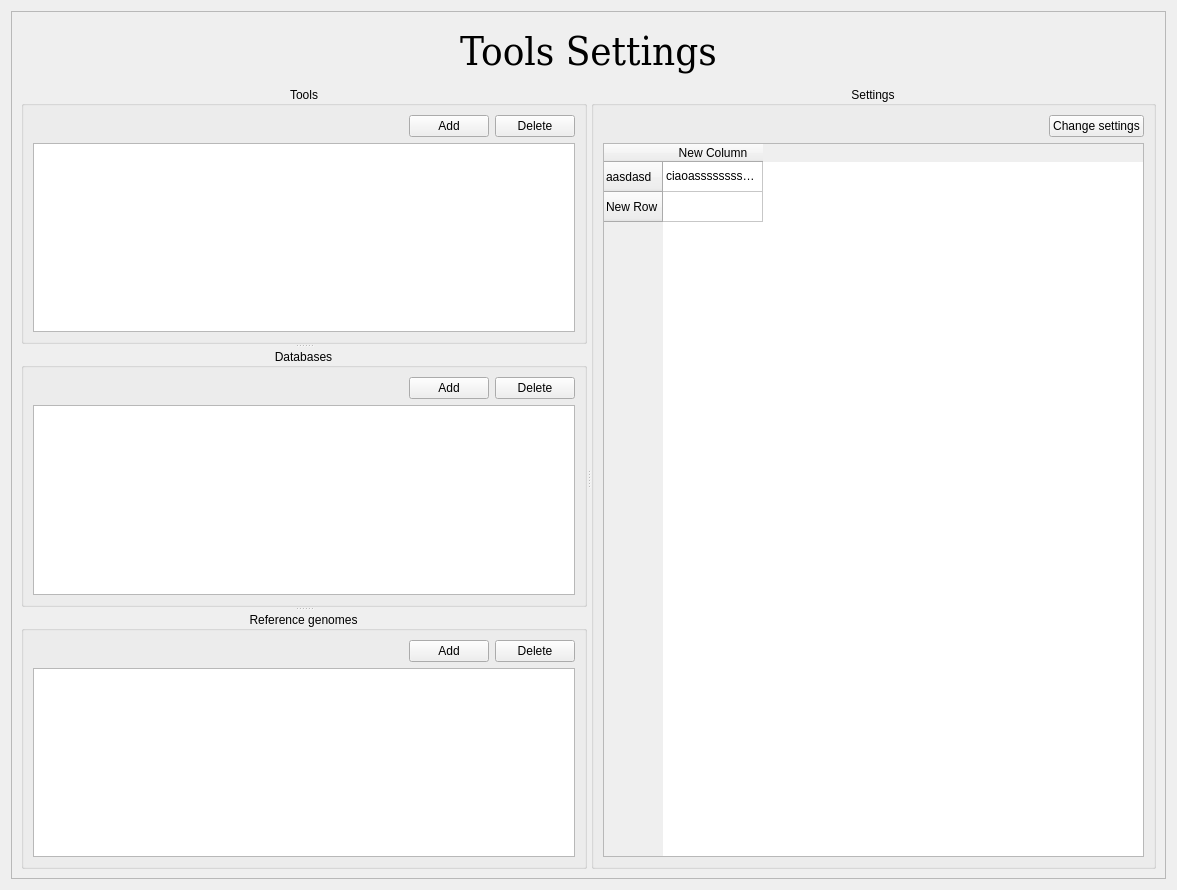
<?xml version="1.0" encoding="UTF-8"?>
<ui version="4.0">
 <class>Analysis_page</class>
 <widget class="QWidget" name="Analysis_page">
  <property name="geometry">
   <rect>
    <x>0</x>
    <y>0</y>
    <width>1177</width>
    <height>890</height>
   </rect>
  </property>
  <property name="windowTitle">
   <string>Analysis Settings</string>
  </property>
  <layout class="QVBoxLayout" name="verticalLayout_2">
   <item>
    <widget class="QFrame" name="frame">
     <property name="frameShape">
      <enum>QFrame::StyledPanel</enum>
     </property>
     <property name="frameShadow">
      <enum>QFrame::Raised</enum>
     </property>
     <layout class="QGridLayout" name="gridLayout_2">
      <item row="1" column="0">
       <widget class="QSplitter" name="splitter_2">
        <property name="orientation">
         <enum>Qt::Horizontal</enum>
        </property>
        <widget class="QSplitter" name="splitter">
         <property name="orientation">
          <enum>Qt::Vertical</enum>
         </property>
         <widget class="QGroupBox" name="tool_groupBox">
          <property name="title">
           <string>Tools</string>
          </property>
          <property name="alignment">
           <set>Qt::AlignCenter</set>
          </property>
          <layout class="QGridLayout" name="gridLayout_5">
           <item row="0" column="2">
            <widget class="QPushButton" name="deleteTool_pushButton">
             <property name="text">
              <string>Delete</string>
             </property>
            </widget>
           </item>
           <item row="0" column="0">
            <spacer name="horizontalSpacer">
             <property name="orientation">
              <enum>Qt::Horizontal</enum>
             </property>
             <property name="sizeHint" stdset="0">
              <size>
               <width>40</width>
               <height>20</height>
              </size>
             </property>
            </spacer>
           </item>
           <item row="2" column="0" colspan="3">
            <widget class="QListWidget" name="tool_listWidget">
             <property name="frameShape">
              <enum>QFrame::StyledPanel</enum>
             </property>
             <property name="frameShadow">
              <enum>QFrame::Sunken</enum>
             </property>
             <property name="midLineWidth">
              <number>1</number>
             </property>
             <property name="verticalScrollBarPolicy">
              <enum>Qt::ScrollBarAsNeeded</enum>
             </property>
            </widget>
           </item>
           <item row="0" column="1">
            <widget class="QPushButton" name="addtool_pushButton">
             <property name="text">
              <string>Add</string>
             </property>
            </widget>
           </item>
          </layout>
         </widget>
         <widget class="QGroupBox" name="DB_groupBox">
          <property name="title">
           <string>Databases</string>
          </property>
          <property name="alignment">
           <set>Qt::AlignCenter</set>
          </property>
          <layout class="QGridLayout" name="gridLayout">
           <item row="0" column="2">
            <widget class="QPushButton" name="deleteDB_pushButton">
             <property name="text">
              <string>Delete</string>
             </property>
            </widget>
           </item>
           <item row="0" column="1">
            <widget class="QPushButton" name="addDB_pushButton">
             <property name="text">
              <string>Add</string>
             </property>
            </widget>
           </item>
           <item row="0" column="0">
            <spacer name="horizontalSpacer_2">
             <property name="orientation">
              <enum>Qt::Horizontal</enum>
             </property>
             <property name="sizeHint" stdset="0">
              <size>
               <width>40</width>
               <height>20</height>
              </size>
             </property>
            </spacer>
           </item>
           <item row="1" column="0" colspan="3">
            <widget class="QListWidget" name="DB_listWidget"/>
           </item>
          </layout>
         </widget>
         <widget class="QGroupBox" name="ref_groupBox">
          <property name="title">
           <string>Reference genomes</string>
          </property>
          <property name="alignment">
           <set>Qt::AlignCenter</set>
          </property>
          <layout class="QGridLayout" name="gridLayout_4">
           <item row="0" column="2">
            <widget class="QPushButton" name="deleteRef_pushButton">
             <property name="text">
              <string>Delete</string>
             </property>
            </widget>
           </item>
           <item row="0" column="0">
            <spacer name="horizontalSpacer_3">
             <property name="orientation">
              <enum>Qt::Horizontal</enum>
             </property>
             <property name="sizeHint" stdset="0">
              <size>
               <width>40</width>
               <height>20</height>
              </size>
             </property>
            </spacer>
           </item>
           <item row="0" column="1">
            <widget class="QPushButton" name="addRef_pushButton">
             <property name="text">
              <string>Add</string>
             </property>
            </widget>
           </item>
           <item row="1" column="0" colspan="3">
            <widget class="QListWidget" name="ref_listWidget"/>
           </item>
          </layout>
         </widget>
        </widget>
        <widget class="QGroupBox" name="groupBox_2">
         <property name="title">
          <string>Settings</string>
         </property>
         <property name="alignment">
          <set>Qt::AlignCenter</set>
         </property>
         <property name="flat">
          <bool>false</bool>
         </property>
         <property name="checkable">
          <bool>false</bool>
         </property>
         <layout class="QGridLayout" name="gridLayout_6">
          <item row="2" column="0" colspan="2">
           <widget class="QTableWidget" name="tableWidget">
            <property name="sizePolicy">
             <sizepolicy hsizetype="Expanding" vsizetype="Expanding">
              <horstretch>0</horstretch>
              <verstretch>0</verstretch>
             </sizepolicy>
            </property>
            <row>
             <property name="text">
              <string>aasdasd</string>
             </property>
            </row>
            <row>
             <property name="text">
              <string>New Row</string>
             </property>
            </row>
            <column>
             <property name="text">
              <string>New Column</string>
             </property>
             <property name="textAlignment">
              <set>AlignCenter</set>
             </property>
            </column>
            <item row="0" column="0">
             <property name="text">
              <string>ciaoassssssssssssssssssssssssssssssssssssssssssssssssssssssss</string>
             </property>
            </item>
           </widget>
          </item>
          <item row="1" column="1">
           <widget class="QPushButton" name="changeSetting_pushButton">
            <property name="text">
             <string>Change settings</string>
            </property>
           </widget>
          </item>
          <item row="1" column="0">
           <spacer name="horizontalSpacer_4">
            <property name="orientation">
             <enum>Qt::Horizontal</enum>
            </property>
            <property name="sizeHint" stdset="0">
             <size>
              <width>40</width>
              <height>20</height>
             </size>
            </property>
           </spacer>
          </item>
         </layout>
        </widget>
       </widget>
      </item>
      <item row="0" column="0">
       <widget class="QLabel" name="label">
        <property name="font">
         <font>
          <family>DejaVu Serif Condensed</family>
          <pointsize>30</pointsize>
         </font>
        </property>
        <property name="text">
         <string>Tools Settings</string>
        </property>
        <property name="textFormat">
         <enum>Qt::AutoText</enum>
        </property>
        <property name="alignment">
         <set>Qt::AlignCenter</set>
        </property>
       </widget>
      </item>
     </layout>
    </widget>
   </item>
  </layout>
 </widget>
 <resources/>
 <connections/>
</ui>
